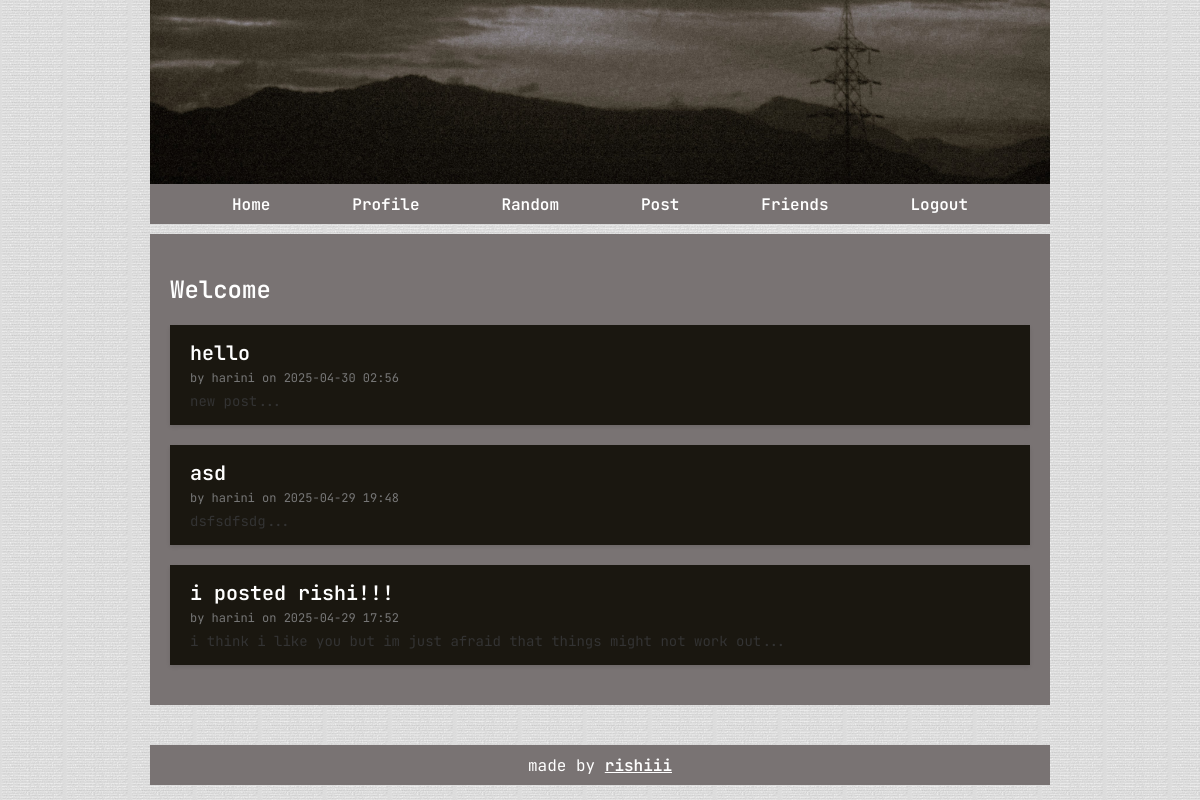
Page / (signed in) on the committed database.
### tables this page shows
CREATE TABLE posts (
                        id INTEGER PRIMARY KEY AUTOINCREMENT,
                        title TEXT NOT NULL,
                        content TEXT NOT NULL,
                        date TEXT NOT NULL,
                        user_id INTEGER NOT NULL, image TEXT,
                        FOREIGN KEY (user_id) REFERENCES users(id)
                    );

CREATE TABLE users (
                        id INTEGER PRIMARY KEY AUTOINCREMENT,
                        username TEXT UNIQUE NOT NULL,
                        password TEXT NOT NULL
                    , profile_pic TEXT, aura INTEGER DEFAULT 100, email TEXT, is_verified INTEGER DEFAULT 0);

### app.py (the view)
@app.route('/')
def index():
    db = get_db()
    posts = []
    if 'user_id' in session:
        user_id = session['user_id']
        query = '''
        SELECT posts.id AS id, posts.title, posts.content, posts.date, posts.image,
               users.username,
               (SELECT COUNT(*) FROM likes WHERE post_id = posts.id AND value = 'like') AS like_count,
               (SELECT COUNT(*) FROM likes WHERE post_id = posts.id AND value = 'unlike') AS unlike_count
        FROM posts
        JOIN users ON posts.user_id = users.id
        WHERE posts.user_id = ? OR posts.user_id IN (
            SELECT user_id FROM friends WHERE friend_id = ? AND status = 'accepted'
            UNION
            SELECT friend_id FROM friends WHERE user_id = ? AND status = 'accepted'
        )
        ORDER BY posts.date DESC
        '''
        posts = db.execute(query, (user_id, user_id, user_id)).fetchall()
    return render_template('index.html', posts=posts)

### app.py (called while the page is built)
def get_db():
    db = getattr(g, '_database', None)
    if db is None:
        db = g._database = sqlite3.connect(DATABASE)
        db.row_factory = sqlite3.Row
    return db

@app.teardown_appcontext
def close_connection(exception):
    db = getattr(g, '_database', None)
    if db is not None:
        db.close()

### templates/index.html (shortened to what this page needs)
{% extends "base.html" %}
{% block content %}
<h2>Welcome</h2>
    {% if posts %}
        {% for post in posts %}
            <div class="post-card">
                <h3><a href="{{ url_for('view_post', post_id=post.id) }}">{{ post.title }}</a></h3>
                <small>by {{ post.username }} on {{ post.date }}</small>
                <p>{{ post.content[:200] }}...</p>
            </div>
        {% endfor %}
    {% else %}
        <p>No posts to display. Add friends or Create your own posts!</p>
    {% endif %}
{% endblock %}

### static/styles.css (style rules this page uses)
:root { --header-image: url('cover.JPG'); --body-bg-image: url('sandy.jpg'); --content: #000000; }
body { font-family: 'Nunito', sans-serif; margin: 0; background-color: #ffffff; background-size: 65px; color: #ffffff; background-image: var(--body-bg-image); }
* { box-sizing: border-box; }
#container a { color: #ffffff; font-weight: bold; }
h1, h2, h3 { color: #ffffff; }
.post-card { background-color: #1a1710; padding: 15px 20px; margin-bottom: 20px; box-shadow: 0 2px 4px rgba(0, 0, 0, 0.1); }
.post-card h3 { margin: 0 0 4px 0; color: #A186A5; font-size: 20px; }
.post-card small { color: #777; margin: 0 0 6px 0; display: block; font-size: 12px; }
.post-card p { margin: 0; font-size: 14px; color: #333; }
.post-card a { text-decoration: none; color: #A186A5; }

### rows in the picture
posts: title "hello", username "harini", date "2025-04-30 02:56", content "new post"
posts: title "asd", username "harini", date "2025-04-29 19:48", content "dsfsdfsdg"
posts: title "i posted rishi!!!", username "harini", date "2025-04-29 17:52", content "i think i like you but im just afraid that things might not work out"
